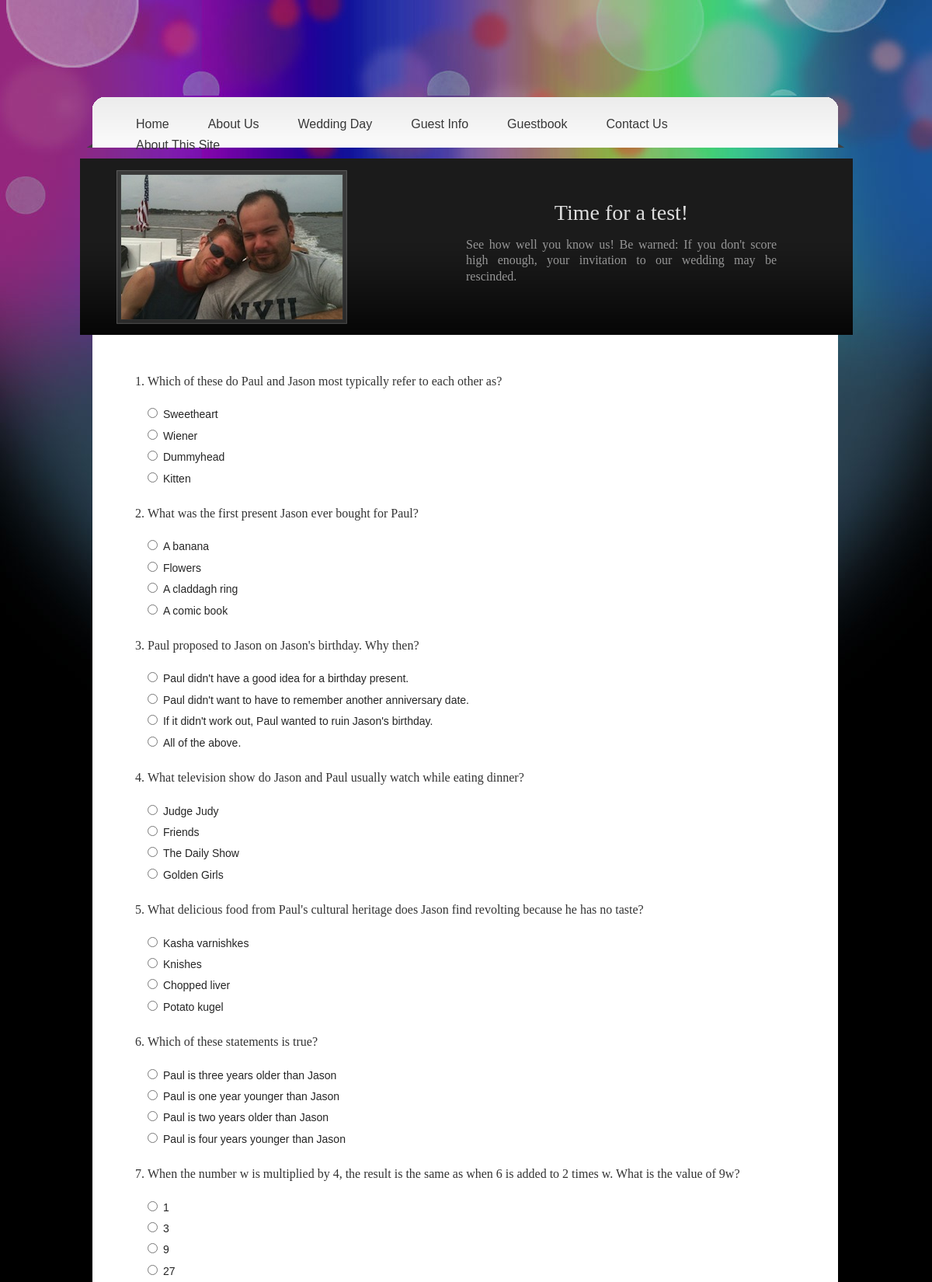
The app's page /quiz/ (upper part) with its own data.
### quiz/models.py (models this page shows, shortened)
class Question(models.Model):
	text = models.CharField(max_length=256)
	result_message = models.CharField(max_length=256, null=True, blank=True)

class Answer(models.Model):
	question = models.ForeignKey(Question)
	text =	models.CharField(max_length=256)
	correct = models.BooleanField()

### quiz/views.py (the view)
# urls.py: url(r'^quiz/$', 'quiz.views.quiz', name='quiz'),
def quiz(request, errors=None, answers=None, name=''):
	questions = Question.objects.all()
	print answers
	return render_to_response("quiz.html", {'questions':questions, 'errors':errors, 'chosen_answers':answers, 'name':name}, RequestContext(request))

### quiz/templates/quiz.html (shortened to what this page needs)
{% extends "base.html" %}
  {% block content %}
    <div id="templatemo_middle">
    	<div id="middle_img"><img class="middle_img" src="/static/images/photoalbum/paul_and_jason_fire_island_ferry.jpg" alt="image" /><span></span></div>
        <div id="m_right">
	        <h1>Time for a test!</h1>
            <p>See how well you know us!  Be warned:  If you don't score high enough, your invitation to our wedding may be rescinded.</p>
		</div>
    </div>
    <div id="templatemo_content">
        <form action="/results/" method="post">
        <ol>
    	{% for question in questions %}
            <li class="quiz_question">{{ question.text }}</li>
                <ul class='quiz_answer'>
                {% for answer in question.answer_set.all %}
                    {% if answer.pk in chosen_answers %}
                        <input id='{{answer.pk}}' type='radio' name="{{question.pk}}"  value="{{ answer.id }}" checked/>
                        <label for='{{ answer.pk }}'>{{answer.text}}</label><br>
                    {% else %}
                        <input id='{{answer.pk}}' type='radio' name="{{question.pk}}"  value="{{ answer.id }}"/>
                        <label for='{{ answer.pk }}'>{{answer.text}}</label><br>
                    {% endif %}
                {% endfor %}
            </ul>
        {% endfor %}
        </ol>
        </form>
    </div>
    {% endblock %}

### mainsite/static/css/templatemo_style.css (style rules this page uses)
body { margin: 0px; padding: 0px; color: #252525; font-family: Tahoma, Geneva, sans-serif; font-size: 12px; line-height: 1.7em; background-image: url(/static/images/templatemo_bg1.jpg); background-color: #000000; background-position: top center; background-repeat: no-repeat }
p { margin: 0 0 10px 0; padding: 0; }
h1, h2, h3, h4, h5, h6, #countdown { color: #333; font-weight: normal; font-family: Georgia, "Times New Roman", Times, serif }
h1 { font-size: 28px; }
#templatemo_middle { clear: both; width: 1000px; height: 227px; padding: 15px 50px; background: url(/static/images/templatemo_slider.png) no-repeat; }
#templatemo_middle #middle_img { float: left; position: relative; width: 285px; height: 186px; padding: 6px; }
#middle_img span { position: absolute; left: 0; top: 0; width: 297px; height: 198px; background: url(/static/images/templatemo_frame.png) no-repeat; }
#m_right { float: right; width: 450px; padding-top: 20px; padding-right: 50px; }
#m_right h1 { color: #ddd; margin-bottom: 15px; text-align: center }
#m_right p { color: #969696; font-size: 16px; font-family: Georgia, "Times New Roman", Times, serif; text-align: justify }
#templatemo_content { clear: both; width: 980px; padding: 30px 50px; background: url(/static/images/templatemo_content.png) repeat-y }
.quiz_question, .quiz_answer .result_message .correct { color: #333; font-weight: normal; font-family: Georgia, "Times New Roman", Times, serif }
.quiz_question { font-size: 16px; margin: 20px 30px 20px 0px; padding: 0 }
.quiz_answer { font-size: 14px; margin: 0 0 2px; padding: 0; vertical-align: middle; }
label { font-weight: normal; margin-left: 3px; padding-top: 1px; }

### records on screen
Question: text "Which of these do Paul and Jason most typically refer to each other as?"
Answer: text "Sweetheart"
Answer: text "Wiener"
Answer: text "Dummyhead"
Answer: text "Kitten"
Question: text "What was the first present Jason ever bought for Paul?"
Answer: text "A banana"
Answer: text "Flowers"
Answer: text "A claddagh ring"
Answer: text "A comic book"
Question: text "Paul proposed to Jason on Jason's birthday. Why then?"
Answer: text "Paul didn't have a good idea for a birthday present."
Answer: text "Paul didn't want to have to remember another anniversary date."
Answer: text "If it didn't work out, Paul wanted to ruin Jason's birthday."
Answer: text "All of the above."
Question: text "What television show do Jason and Paul usually watch while eating dinner?"
Answer: text "Judge Judy"
Answer: text "Friends"
Answer: text "The Daily Show"
Answer: text "Golden Girls"
Question: text "What delicious food from Paul's cultural heritage does Jason find revolting because he has no taste?"
Answer: text "Kasha varnishkes"
Answer: text "Knishes"
Answer: text "Chopped liver"
Answer: text "Potato kugel"
Question: text "Which of these statements is true?"
Answer: text "Paul is three years older than Jason"
Answer: text "Paul is one year younger than Jason"
Answer: text "Paul is two years older than Jason"
Answer: text "Paul is four years younger than Jason"
Question: text "When the number w is multiplied by 4, the result is the same as when 6 is added to 2 times w. What is the value of 9w?"
Answer: text "1"
Answer: text "3"
Answer: text "9"
Answer: text "27"
